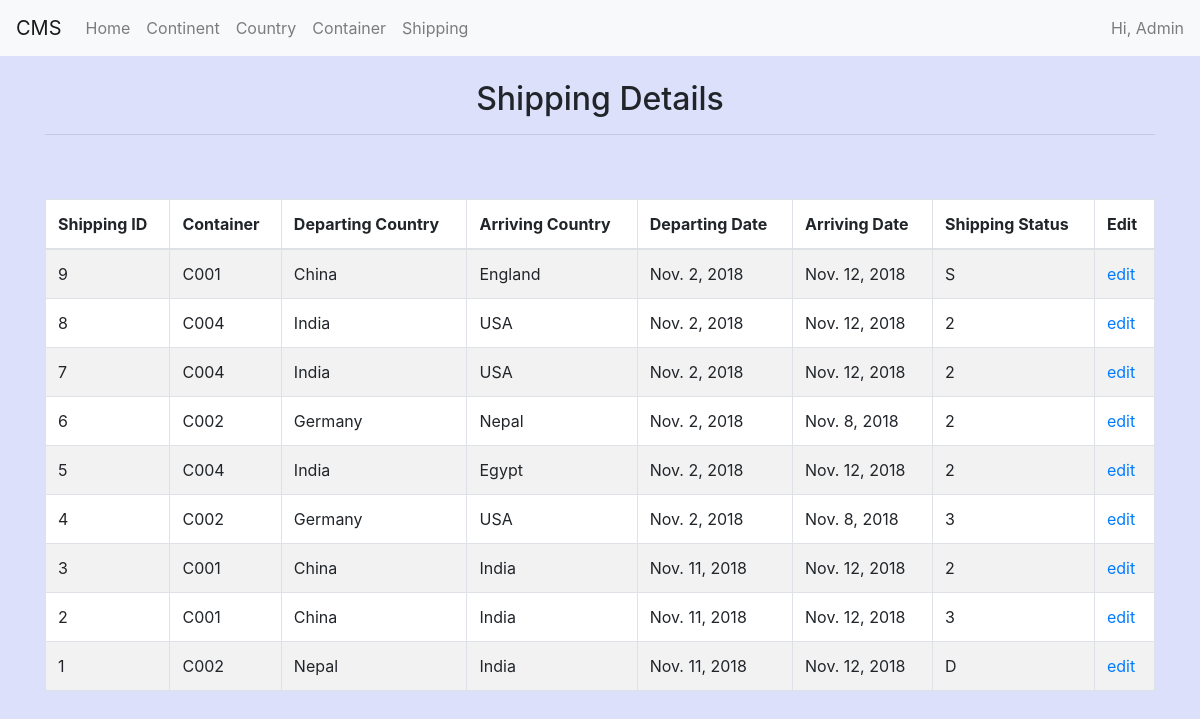
The page /shipping/ on the database as committed earlier.
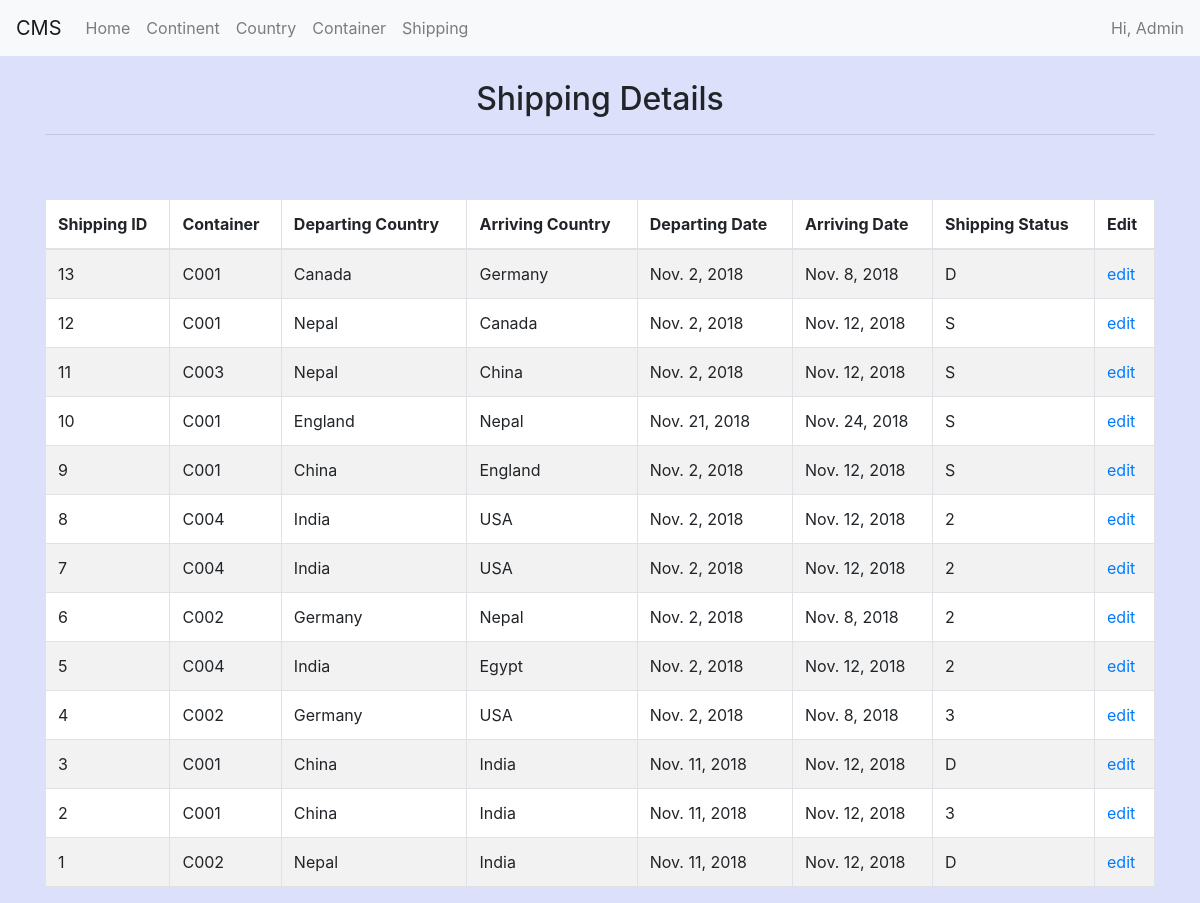
The same page on the database as committed later.
### main/models.py (models this page shows, shortened)
class Shipping(models.Model):
    container = models.ForeignKey(Container, on_delete=models.CASCADE, blank=True)
    dept_country = models.ForeignKey(Country, related_name='dept_country', on_delete=models.CASCADE, blank=True)
    arrival_country = models.ForeignKey(Country,  related_name='arrival_country', on_delete=models.CASCADE)
    dept_date = models.DateField()
    arrival_date = models.DateField()
    send_user = models.ForeignKey(User_Profile, related_name='sending_user', on_delete=models.CASCADE, null=True)
    rec_user = models.ForeignKey(User_Profile, related_name='receiving_user', on_delete=models.CASCADE, null=True)
    SHIPPING_STATUS_CHOICES = [
        ('S', 'Shipped'),
        ('D', 'Delivered')
    ]
    shipping_status = models.CharField(
        max_length=1,
        choices=SHIPPING_STATUS_CHOICES,
        default='S')
    created_at = models.DateTimeField(auto_now_add=True)
    updated_at = models.DateTimeField(auto_now=True)

class Container(models.Model):
    title = models.CharField(max_length=255, unique=True)
    country = models.ForeignKey(Country, on_delete=models.CASCADE)
    STATUS_CHOICES = [
        ('N', 'Not Available'),
        ('A', 'Available')
    ]
    status = models.CharField(
        max_length=1,
        choices=STATUS_CHOICES,
        default='A')

class Country(models.Model):
    title = models.CharField(max_length=255, unique=True)
    continent = models.ForeignKey(Continent, on_delete=models.CASCADE)
    def __str__(self):
        return (self.title)

### main/views.py (the view)
# urls.py: path('shipping/', shipping, name='shipping'),
def shipping(request):
    records = Shipping.objects.all().order_by('-updated_at')
    return render(request, 'main/shipping.html', {
        'title': 'Shipping List',
        'records': records
    })

### templates/main/shipping.html (shortened to what this page needs)
{% extends 'base.html' %} {% load widget_tweaks %} {% block title %}{{title}}{% endblock %} {% block content %}
<center><h2>Shipping Details</h2></center><hr><br>
{% if messages %}
	{% include '../includes/messages.html' %}
{% else %}
	<br>
{% endif %}
<div class="row">
	<div class="col-md-12 col-sm-12 table-responsive">
		<table id="mytable" class="mytable table table-bordered table-striped display" style="background-color: #FFFFFF;">
			<thead>
	            <th>Shipping ID</th>
	            <th>Container</th>
	            <th>Departing Country</th>
	            <th>Arriving Country</th>
	            <th>Departing Date</th>
	            <th>Arriving Date</th>
	            <th>Shipping Status</th>
	            <th>Edit</th>
	        </thead>
	        <tbody>
	            {% for instance in records|dictsortreversed:"id" %}
	            <tr class='clickable-row'>
	                <td>{{instance.id}}</td>
	                <td>{{instance.container.title}}</td>
	                <td>{{instance.dept_country}}</td>
	                <td>{{instance.arrival_country}}</td>
	                <td>{{instance.dept_date}}</td>
	                <td>{{instance.arrival_date}}</td>
	                <td>{{instance.shipping_status}}</td>
		            <td>
		                <a href="{% url 'main:update-container'  id=instance.id %}">
		                    edit
		                </a>
		            </td>
	    		</tr>
	        	{% endfor %}
	    	</tbody>
		</table>
	</div>
</div>
{% endblock %}

### templates/base.html (shortened to what this page needs)
<!DOCTYPE html>
{% load static %}
<html lang="en">
    <head>
        <link href="{% static '/css/bootstrap.min.css' %}" rel="stylesheet" id="bootstrap-css">
        <link rel="stylesheet" href="{% static '/css/fontawesome-all-5.2.0.css' %}">
        <link href="{% static '/css/jquery.dataTables.min.css' %}" rel="stylesheet" id="datatable-css">
    </head>
    {% include "includes/header.html" %}
    <body class="container" style="background-color: #DCE0FA; padding-top: 80px;">
        <div>
            {% block content %}{% endblock %}
        </div>
    </body>
</html>

### templates/includes/header.html (shortened to what this page needs)
<nav class="navbar fixed-top navbar-expand-lg navbar-light bg-light">
  <a class="navbar-brand" href="{% url 'main:index' %}">CMS</a>
  <div class="collapse navbar-collapse" id="navbarText">
    <ul class="navbar-nav mr-auto">
      <li class="nav-item">
        <a class="nav-link" href="{% url 'main:index' %}">Home <span class="sr-only">(current)</span></a>
      </li>
      <li class="nav-item">
        <a class="nav-link" href="{% url 'main:continent' %}">Continent</a>
      </li>
      <li class="nav-item">
        <a class="nav-link" href="{% url 'main:country' %}">Country</a>
      </li>
      <li class="nav-item">
        <a class="nav-link" href="{% url 'main:container' %}">Container</a>
      </li>
      <li class="nav-item">
        <a class="nav-link" href="{% url 'main:shipping' %}">Shipping</a>
      </li>
    </ul>
    <span class="navbar-text">
      Hi, Admin
    </span>
  </div>
</nav>

Rows that differ between the two databases and show on the page:
added Shipping: id "13", container "C001", dept_country "Canada", arrival_country "Germany", dept_date "Nov. 2, 2018", arrival_date "Nov. 8, 2018", shipping_status "D"
added Shipping: id "12", container "C001", dept_country "Nepal", arrival_country "Canada", dept_date "Nov. 2, 2018", arrival_date "Nov. 12, 2018", shipping_status "S"
added Shipping: id "11", container "C003", dept_country "Nepal", arrival_country "China", dept_date "Nov. 2, 2018", arrival_date "Nov. 12, 2018", shipping_status "S"
added Shipping: id "10", container "C001", dept_country "England", arrival_country "Nepal", dept_date "Nov. 21, 2018", arrival_date "Nov. 24, 2018", shipping_status "S"
changed Shipping id 3: shipping_status "2" → "D"
